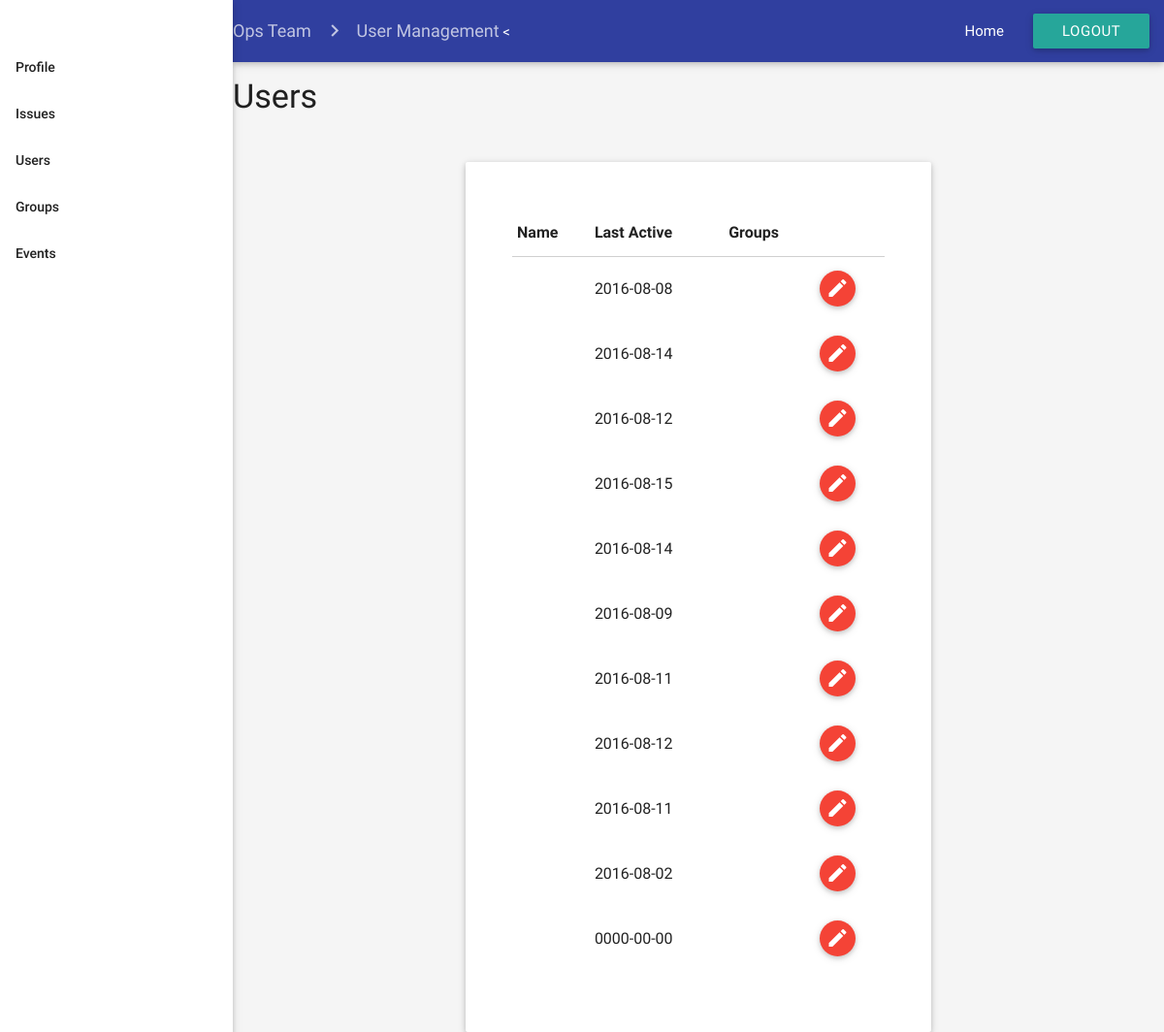
/html/opsteam/userManagement_opsteam.php, run on the app's committed database.
### tables this page shows
CREATE TABLE `user` (
  `User_ID` int(11) NOT NULL,
  `Username` varchar(255) NOT NULL,
  `Profile_Pic` blob,
  `Email` varchar(255) NOT NULL,
  `Password` varchar(255) NOT NULL,
  `Status` enum('Active','Suspended') NOT NULL DEFAULT 'Active',
  `Groups` varchar(255) DEFAULT NULL,
  `Events` varchar(255) DEFAULT NULL,
  `Group_ID` int(11) DEFAULT NULL,
  `Event_ID` int(11) DEFAULT NULL,
  `Permissions` set('View','Edit','Modify','Create','Delete') NOT NULL DEFAULT 'View',
  `User_Type` enum('Admin','OPS_Team','Patron','OPS_Manager','Event_Staff','Volunteer') NOT NULL DEFAULT 'Patron',
  `Last_Active` date NOT NULL,
  `User_Name` varchar(255) NOT NULL
);

### html/opsteam/userManagement_opsteam.php (the view, shortened to what this page needs)
<html>
<head>
    <link type="text/css" rel="stylesheet" href="../../css/materialize.min.css" media="screen,projection" />
    <link type="text/css" rel="stylesheet" href="../../css/register.css" />
    <link type="text/css" rel="stylesheet" href="../../css/patron_home.css" />
</head>
<body class="grey lighten-4">
    <ul id="nav-mobile" class="side-nav fixed sideNav">
        <br>
        <br>
        <li class="bold"><a href="http://localhost/MIS347/html/opsteam/profile_opsteam.php" class="waves-effect waves-teal">Profile</a></li>
        <li class="bold"><a href="http://localhost/MIS347/html/opsteam/issueManagement_opsteam.php" class="waves-effect waves-teal">Issues</a></li>
         <li class="bold"><a href="http://localhost/MIS347/html/opsteam/userManagement_opsteam.php" class="waves-effect waves-teal">Users</a></li>
        <li class="bold"><a href="http://localhost/MIS347/html/opsteam/groupManagement_opsteam.php" class="waves-effect waves-teal">Groups</a></li>
        <li class="bold"><a href="http://localhost/MIS347/html/opsteam/eventManagement_opsteam.php" class="waves-effect waves-teal">Events</a></li>
    </ul>
    <div class="mainContainer">
        <nav class="indigo darken-2 topNavBar">
            <div class="nav-wrapper">
                <div class="col s12">
                    <a href="#!" class="breadcrumb">Ops Team</a>
                    <a href="#!" class="breadcrumb">User Management</a>
                    < <ul class="right hide-on-med-and-down">
                        <li><a href="dashboard_opsteam.html">Home</a></li>
                        <li><a class="waves-effect waves-light btn" href="../../php/logout.php">Logout</a></li>
                    </ul>
            </div>
        </nav>
        <div id="page_title">
            <h4>Users</h4>
        </div>
                <div class="formContainer card">
            <form class="col s12 l12 m6">
                <table class="highlight responsive-table">
                    <thead>
                        <tr>
                            <th data-field="id">Name</th>
                            <th data-field="name">Last Active</th>
                            <th data-field="price">Groups</th>
                            <th data-field="action"></th>
                        </tr>
                    </thead>
                    <tbody>
                        <?php
						$conn = new mysqli(DB_HOST,DB_USER,DB_PASSWORD,'skecomplaints');
                            $sql = "SELECT * FROM user";
                            $result = $conn->query($sql);
                            while($row = $result->fetch_assoc()){
                                $User_ID = $row["User_ID"];
                                $Group_ID = $row["Group_ID"];
                                $User_Name = $row["User_Name"];
                                $Last_Active = $row["Last_Active"];
                                echo '
								<tr id="D'.$User_ID.'">
                                    <form  id="del" action = "../../php/del.php" method = "post">
                                        <input name="Duserid" type = "hidden" value = "'.$User_ID.'" />
                                    </form>
								<tr id="E'.$User_ID.'">
									<form  id="userEdit" action = "../../php/userEdit.php" method = "post">
                                        <input name="Euserid" type = "hidden" value = "'.$User_ID.'" />
                                    </form>
                                    <td>'.$User_Name.'</td>
                                    <td>'.$Last_Active.'</td>
                                    <td>'.$Group_ID.'</td>
                                    <td>
                                        <button class="btn-floating modal-trigger btn-small waves-effect waves-light red btn_edit" href="#editIssuesModal"><i class="material-icons">mode_edit</i></a>
                                    </td>
								</tr>
                                </tr>
                                ';
                            }
                        ?>
                    </tbody>
                </table>
            </form>
        </div>
    </div>
</body>
</html>

### css/patron_home.css (style rules this page uses)
@media only screen and (min-width: 993px) { .mainContainer { width: 80%; margin-left: 20%; } }
.sidenav { width: 20%; }
.formContainer { width: 50%; margin: 5% auto 0 auto; padding: 5%; }

### data on the page
user: Last_Active "2016-08-08"
user: Last_Active "2016-08-14"
user: Last_Active "2016-08-12"
user: Last_Active "2016-08-15"
user: Last_Active "2016-08-14"
user: Last_Active "2016-08-09"
user: Last_Active "2016-08-11"
user: Last_Active "2016-08-12"
user: Last_Active "2016-08-11"
user: Last_Active "2016-08-02"
user: Last_Active "0000-00-00"
